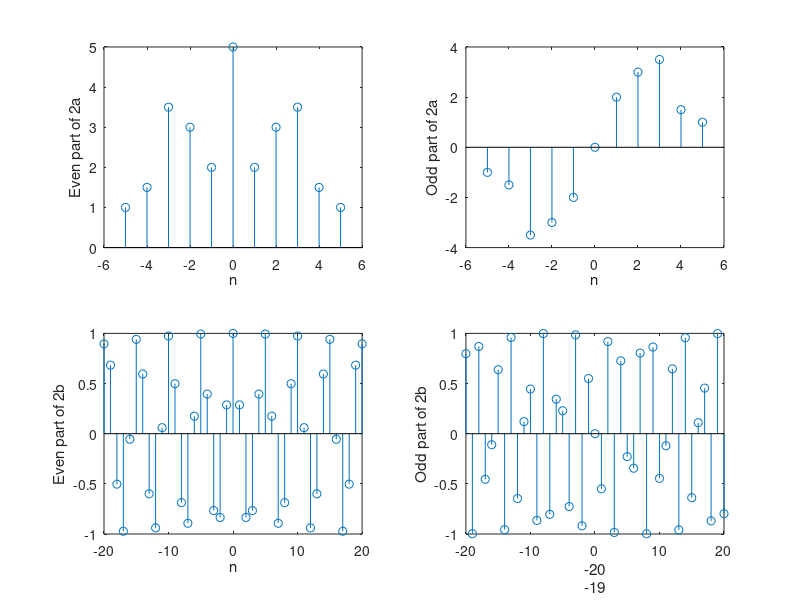

This chart was generated by the following MATLAB code:
k = -5:5;
xl = [5 4 6];
xr = [7 3 2];
x1 = [zeros(1,5) xl xr];
xflip = [fliplr(xr) fliplr(xl) zeros(1,5)];

xe1 = 0.5*(x1+xflip);
xo1 = 0.5*(x1-xflip);

subplot(2,2,1)
stem(k,xe1);
xlabel('n');
ylabel('Even part of 2a');

subplot(2,2,2)
stem(k,xo1);
xlabel('n');
ylabel('Odd part of 2a');




n = -20:20;
f = 1000*pi;
x2 = sin(2*pi*f*n)+cos(pi*f*n);
xmt = [fliplr(x2(n>=0)) fliplr(x2(n<0))];

xe = 0.5*(x2+xmt);
xo = 0.5*(x2-xmt);

subplot(2,2,3)
stem(n,xe);
xlabel('n');
ylabel('Even part of 2b');

subplot(2,2,4)
stem(n,xo);
xlabel(n'');
ylabel('Odd part of 2b');
